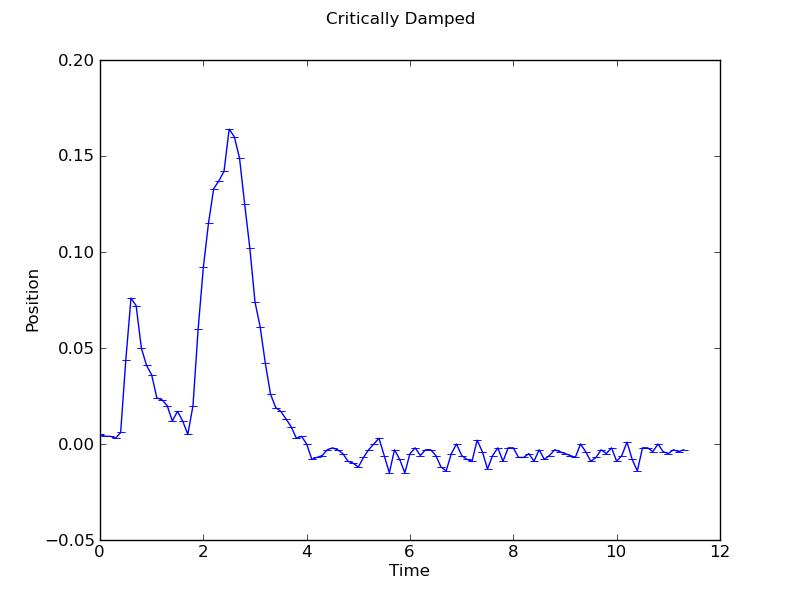

Recreate this plot in Python.
import scipy
import numpy as np
import matplotlib.pyplot as plt

x, t = np.loadtxt('Q6.txt', skiprows = 2, unpack=True)

plt.errorbar(x, t, yerr=0)
plt.xlabel("Time")
plt.ylabel("Position")
plt.suptitle("Critically Damped")
plt.legend(loc=0)

plt.show()
